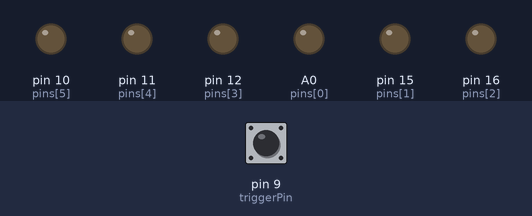
Simulated run of this sketch. Board: Arduino Uno, built with avr-gcc and run on an emulated ATmega328P. Parts: output pins drawn as LEDs (lit = HIGH). Dashed ring = blinking. Inputs (shaded band) come from the test bench; at power-on: pin 9 (triggerPin) LOW. Random numbers use the default seed unless the sketch sets one.

Above: at 1.2 s.
1.3 s: pin 9 (triggerPin) driven HIGH
At 1.4 s:
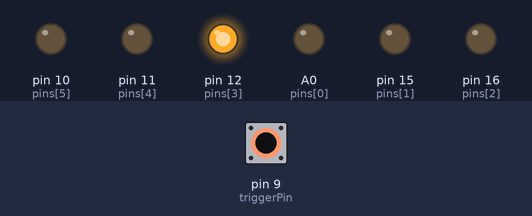
At 1.8 s:
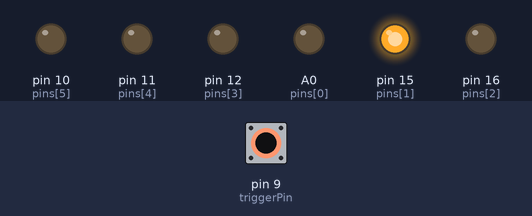
3.6 s: pin 9 (triggerPin) pulsed LOW 5 times (0.12 s each, 0.3 s apart)
At 4.02 s:
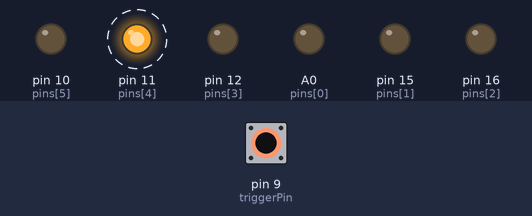
Timing chart, 0 to 6.9 s (numbered marks = the images above; inputs shaded):
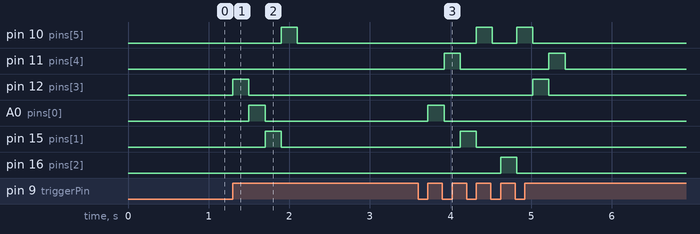

The sketch:

keyboard-clack_with-keyboard.ino
```cpp
int pins[] = {14, 15, 16, 12, 11, 10};
int triggerPin = 9;

int lastState = LOW;

void shufflePins(int arr[], int n) {
  for (int i = n - 1; i > 0; i--) {
    int j = random(i + 1);
    int temp = arr[i];
    arr[i] = arr[j];
    arr[j] = temp;
  }
}

void setup() {
  randomSeed(analogRead(A0));

  pinMode(triggerPin, INPUT);

  for (int i = 0; i < 6; i++) {
    pinMode(pins[i], OUTPUT);
  }
}

void playSequence(int x) {
  shufflePins(pins, 6);

  for (int i = 0; i < x; i++) {
    digitalWrite(pins[i], HIGH);
    delay(200);
    digitalWrite(pins[i], LOW);
  }
}

void loop() {
  int currentState = digitalRead(triggerPin);

  // detect LOW -> HIGH transition
  if (lastState == LOW && currentState == HIGH) {
    playSequence(4);  // play 4 random pins (change this number if you want)
  }

  lastState = currentState;
}
```

Measured:
- after the input at 1.3 s, pin 10 (pins[5]): LOW → HIGH after 0.60 s, → LOW 0.20 s later; pin 12 (pins[3]): LOW → HIGH at once, → LOW 0.20 s later; A0 (pins[0]): LOW → HIGH after 0.20 s, → LOW 0.20 s later; pin 15 (pins[1]): LOW → HIGH after 0.40 s, → LOW 0.20 s later
- after the input at 3.6 s, pin 10 (pins[5]): alternates HIGH for 0.20 s and LOW for 0.30 s, 4 changes in all, then stays LOW, starting after 0.72 s; pin 11 (pins[4]): alternates HIGH for 0.20 s and LOW for 1.1 s, 4 changes in all, then stays LOW, starting after 0.32 s
